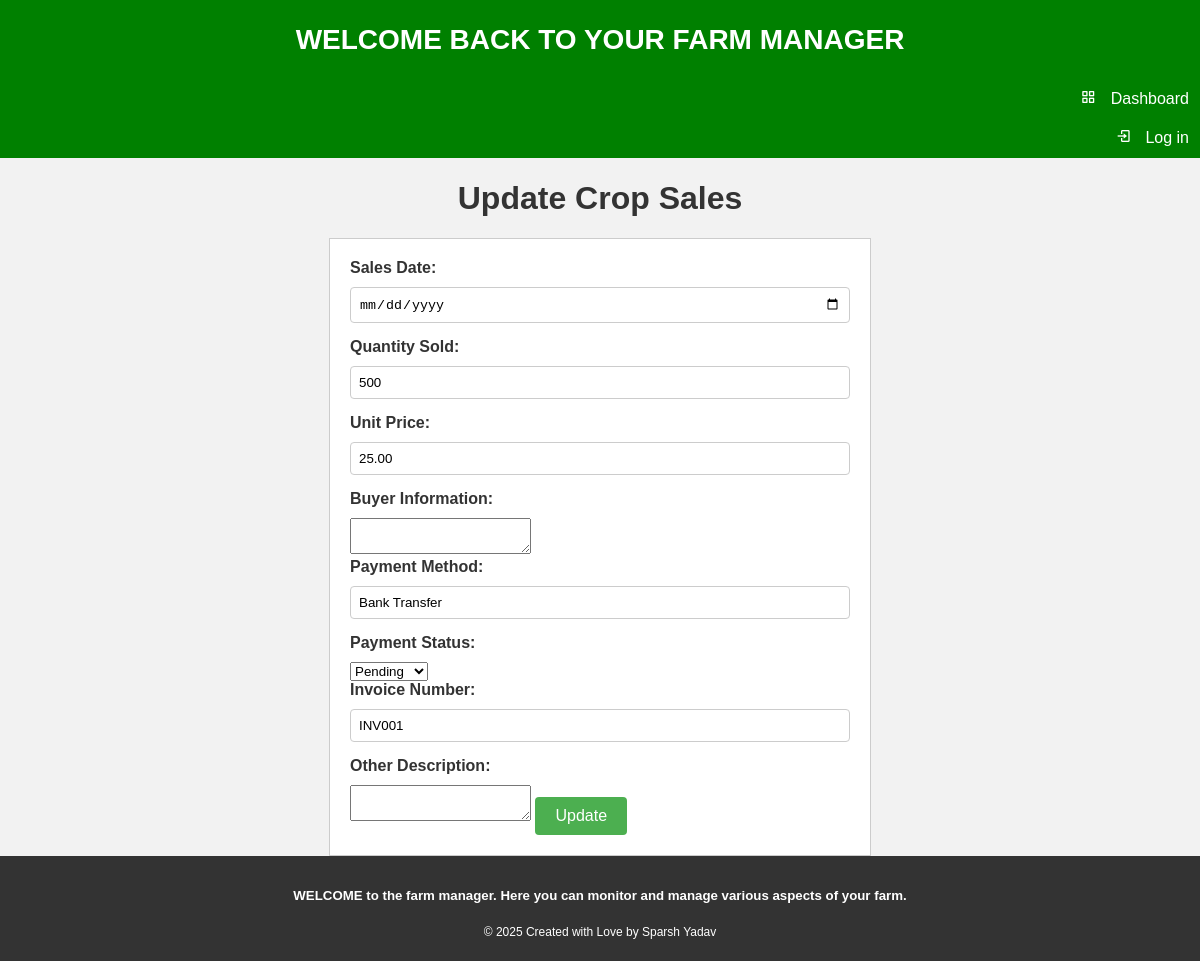
The app's page /update_cropsales/2001/2025-04-20/ with its own data.
### homepage/models.py (models this page shows, shortened)
class Crop_sales(models.Model):
    crops=models.ForeignKey(Crops,on_delete=models.CASCADE)
    Sale_date=models.DateField(help_text='m/d/y')
    Quantity_sold=models.CharField(max_length=20)
    Unit_price=models.DecimalField(max_digits=10,decimal_places=2,default=0)
    Total_price=models.DecimalField(max_digits=10,decimal_places=2,default=0,editable=False)
    Buyer_information=models.TextField()
    Payment_method=models.CharField(max_length=20)
    Payment_status=models.CharField(max_length=20, choices=[('pending', 'Pending'), ('received', 'Received')])
    Invoice_number=models.CharField(max_length=20)
    Additional_notes=models.TextField(blank=True)

### homepage/views.py (the view)
# urls.py: path('update_cropsales/<int:Cid>/<slug:Sale_date>/', Update_crop_sales, name='update-cropsales'),
def Update_crop_sales(request,Cid,Sale_date):
    crops= get_object_or_404(Crops,Cid=Cid)
    crop_sales=get_object_or_404(Crop_sales,crops__Cid=Cid,Sale_date=Sale_date)
    form=Crop_salesForm(request.POST,instance=crop_sales)
    if form.is_valid():
        form.save()
        return redirect('homepage:show-cropsales', Cid=crop_sales.crops.Cid)
    else:
        print(form.errors)
    return render(request,'homepage/updatecropsales.html',{'crops':crops,'crop_sales':crop_sales})

### homepage/templates/homepage/updatecropsales.html (shortened to what this page needs)
{%extends 'homepage/base.html'%}
{%block content%}
<head>
    </head>
    <body>
      <h1>Update Crop Sales</h1>
      <form method="post">
        <label for="id_Sale_date">Sales Date:</label>
        <input type="date" name="Sale_date" id="id_Sale_date" value="{{crop_sales.Sale_date }}" required>
        <label for="id_Quantity_sold">Quantity Sold:</label>
        <input type="text" name="Quantity_sold" id="id_Quantity_sold" value="{{ crop_sales.Quantity_sold }}" >
        <label for="id_Unit_price">Unit Price:</label>
        <input type="text" name="Unit_price" id="id_Unit_price" value="{{ crop_sales.Unit_price }}" required>
        <label for="id_Buyer_information">Buyer Information:</label>
        <textarea name="Buyer_information" id="id_Buyer_information" value="{{ crop_sales.Buyer_information }}" required>  </textarea>
        <label for="id_Payment_method">Payment Method:</label>
        <input type="text" name="Payment_method" id="id_Payment_method" value="{{ crop_sales.Payment_method }}" required>
        <label for="id_Payment_status">Payment Status:</label>
        <select name="Payment_status" id="id_Payment_status"  value="{{ crop_sales.Payment_status }}">
            <option value="pending">Pending</option>
        </select>
        <label for="id_Invoice_number">Invoice Number:</label>
        <input type="text" name="Invoice_number" id="id_Invoice_number" value="{{ crop_sales.Invoice_number }}" required>
        <label for="id_Additional_notes">Other Description:</label>
        <textarea name="Additional_notes" id="id_Additional_notes" value="{{ crop_sales.Additional_notes }}" required>  </textarea>
        <input type="submit" value="Update">
      </form>
    </body>
    {%endblock%}

### homepage/templates/homepage/updatecropsales.html (style rules this page uses)
body { font-family: Arial, sans-serif; background-color: #f2f2f2; margin: 0; }
h1 { text-align: center; color: #333; }
form { background-color: #fff; border: 1px solid #ccc; padding: 20px; margin-top: 20px; max-width: 500px; margin-left: auto; margin-right: auto; }
label { display: block; margin-bottom: 10px; font-weight: bold; color: #333; }
input[type="text"], input[type="date"], input[type="number"] { width: 100%; padding: 8px; border: 1px solid #ccc; border-radius: 4px; box-sizing: border-box; margin-bottom: 15px; }
input[type="submit"] { background-color: #4CAF50; color: white; padding: 10px 20px; border: none; border-radius: 4px; cursor: pointer; font-size: 16px; margin-top: 10px; }

### records on screen
Crop_sales: Quantity_sold "500", Unit_price "25.00", Payment_method "Bank Transfer", Payment_status "Pending", Invoice_number "INV001"
